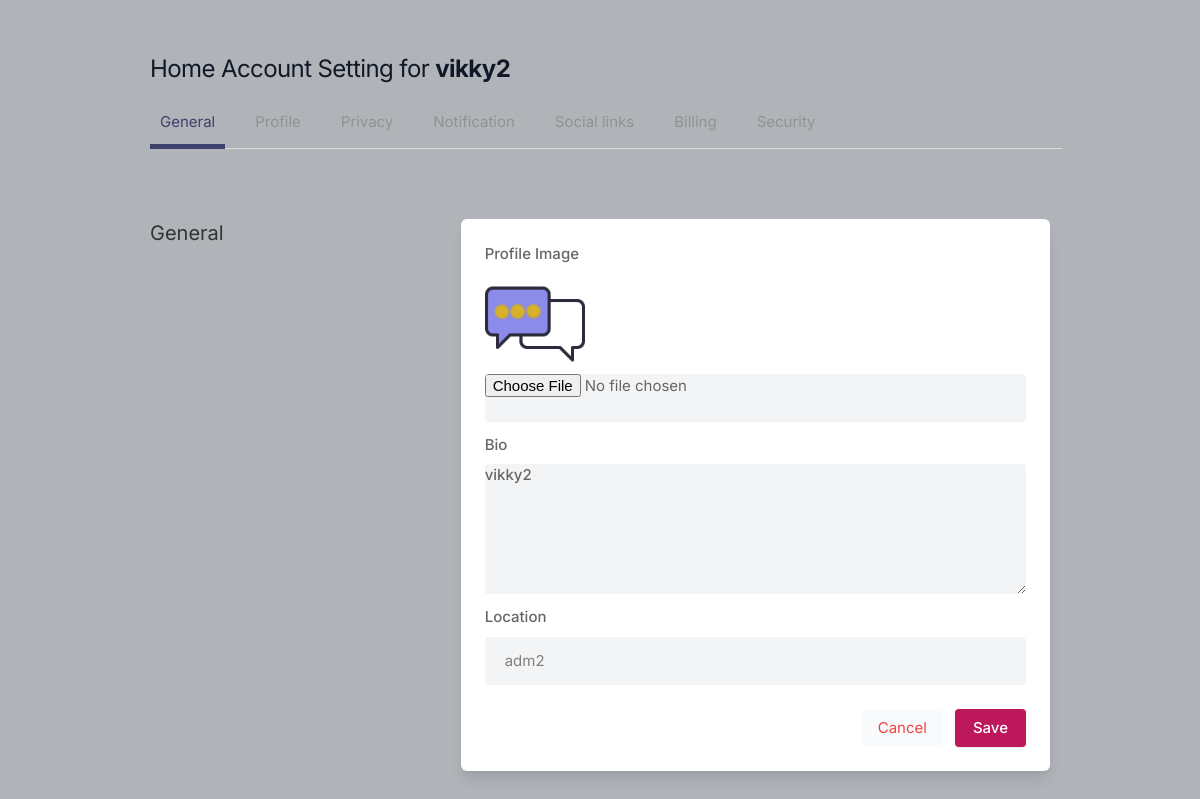
/settings (signed in), run on the app's committed database.
### social_app/models.py (models this page shows, shortened)
class Profile (models.Model):
    user = models.ForeignKey(User, on_delete=models.CASCADE)
    id_user = models.IntegerField()
    bio = models.TextField(blank=True)
    profileimg = models.ImageField(upload_to='profile_images', default='blank_profile.png')
    location = models.CharField(max_length=100, blank=True)

### social_app/views.py (the view, shortened to what this page needs)
# urls.py: path('settings',views.settings,name='settings'),
@login_required(login_url='signin')
def settings(request):
    user_profile = Profile.objects.get(user=request.user)
    return render(request,'setting.html',{'user_profile':user_profile})

### templates/setting.html (shortened to what this page needs)
{% load static %}
<!DOCTYPE html>
<html lang="en">
<head>
    <link rel="stylesheet" href="{% static 'assets/css/icons.css' %}">
    <link rel="stylesheet" href="{% static 'assets/css/uikit.css' %}">
    <link rel="stylesheet" href="{% static 'assets/css/style.css' %}">
    <link rel="stylesheet" href="{% static 'assets/css/tailwind.css' %}">
</head>
<body>
            <div class="container m-auto">
                <h1 class="text-2xl leading-none text-gray-900 tracking-tight mt-3"><a href="/">Home</a> Account Setting for <b>{{user}}</b></h1>
                <ul class="mt-5 -mr-3 flex-nowrap lg:overflow-hidden overflow-x-scroll uk-tab">
                    <li class="uk-active"><a href="#">General</a></li>
                    <li><a href="#">Profile</a></li>
                    <li><a href="#">Privacy</a></li>
                    <li><a href="#">Notification</a></li>
                    <li><a href="#">Social links</a></li>
                    <li><a href="#">Billing</a></li>
                    <li><a href="#">Security</a></li>
                </ul>
                <br>
                <div class="grid lg:grid-cols-3 mt-12 gap-8">
                    <div>
                        <h3 class="text-xl mb-2"> General</h3>
                    </div>
                   <div class="bg-white rounded-md lg:shadow-lg shadow col-span-2">
                     <form action="" method="POST" enctype="multipart/form-data">
                       <div class="grid grid-cols-2 gap-3 lg:p-6 p-4">
                            <div class="col-span-2">
                                <label for=""> Profile Image</label>
                                <img width="100" height="100" src="{{user_profile.profileimg.url}}">
                                <input type="file" name="image" value="" class="shadow-none bg-gray-100">
                            </div>
                            <div class="col-span-2">
                                <label for="about">Bio</label>
                                <textarea id="bio" name="bio" rows="3"  class="shadow-none bg-gray-100">{{user_profile.bio}}</textarea>
                            </div>
                            <div class="col-span-2">
                                <label for=""> Location</label>
                                <input type="text" name="location" value="{{user_profile.location}}" placeholder="" class="shadow-none bg-gray-100">
                            </div>
                       </div>
                       <div class="bg-gray-10 p-6 pt-0 flex justify-end space-x-3">
                           <button class="p-2 px-4 rounded bg-gray-50 text-red-500"><a href="/">Cancel</button></a> </button>
                           <button type="submit" class="button bg-blue-700"> Save </button>
                       </div>
                     </form>
                  </div>
            </div>
        </div>
</body>
</html>

### static/assets/css/style.css (style rules this page uses)
body { background-color: #B0B3B8!important; }
button { vertical-align: middle; }
span.button, button.button { background-color: #be185d; top: 0; color: #fff; position: relative; padding: 8px 18px; line-height: 22px; position: relative; font-weight: 500; font-size: 15px; display: inline-block; -webkit-transition: all 0.2s ease-in-out; transition: all 0.2s ease-in-out; cursor: pointer; overflow: hidden; border: none; border-radius: 4px; -webkit-box-shadow: 0 1px 3px rgba(0, 0, 0, 0.1); box-shadow: 0 1px 3px rgba(0, 0, 0, 0.1); }
input { height: 48px; line-height: 48px; padding: 0 20px; outline: none; font-size: 15px; color: #808080; max-width: 100%; width: 100%; -webkit-box-sizing: border-box; box-sizing: border-box; display: block; font-weight: 400; opacity: 1; border-radius: 4px; border: none; -webkit-box-shadow: 0 1px 4px 0px rgba(0, 0, 0, 0.12); box-shadow: 0 1px 4px 0px rgba(0, 0, 0, 0.12); }
input[type="text"], input[type="password"], input[type="email"], input[type="number"] { height: 48px; line-height: 48px; padding: 0 20px; outline: none; font-size: 15px; color: #808080; max-width: 100%; width: 100%; -webkit-box-sizing: border-box; box-sizing: border-box; display: block; font-weight: 400; opacity: 1; border-radius: 4px; border: none; -webkit-box-shadow: 0 1px 4px 0px rgba(0, 0, 0, 0.12); box-shadow: 0 1px 4px 0px rgba(0, 0, 0, 0.12); }
textarea { height: 48px; line-height: 48px; padding: 0 20px; outline: none; font-size: 15px; color: #808080; margin: 0 0 16px 0; max-width: 100%; width: 100%; -webkit-box-sizing: border-box; box-sizing: border-box; display: block; background-color: #fff; font-weight: 500; opacity: 1; border-radius: 4px; border: none; -webkit-box-shadow: 0 1px 4px 0px rgba(0, 0, 0, 0.12); box-shadow: 0 1px 4px 0px rgba(0, 0, 0, 0.12); }
input { -webkit-transition: all 0.1s ease-in-out; transition: all 0.1s ease-in-out; }
::placeholder { color: #808080; opacity: 1; }
textarea { height: auto; line-height: 27px; padding: 20px; min-height: 130px; -webkit-transition: none !important; transition: none !important; min-width: 100%; }
label, legend { display: block; font-weight: bold; font-size: 15px; font-weight: 500; margin-bottom: 8px; }
button { border: none; margin: 0; padding: 0; width: auto; overflow: visible; background: transparent; color: inherit; font: inherit; line-height: normal; cursor: pointer; }
a { color: #be185d; -webkit-transition: 0.3s; transition: 0.3s; outline: none !important; }
button { outline: none !important; }
img { max-width: 100%; }
body { color: #666; font-size: 15px; line-height: 27px; background-color: #f0f2f5; font-family: "Inter", sans-serif; text-transform: none; }
h1, h2, h3, h4, h5, h6 { font-family: "Inter", sans-serif; text-transform: none; }
input[type="text"], input[type="password"], input[type="email"] { font-family: "Inter", sans-serif; text-transform: none; }
textarea, select { font-family: "Inter", sans-serif; text-transform: none; }
button, body .pac-container { font-family: "Inter", sans-serif; text-transform: none; }
h1, h2, h3, h4, h5, h6 { color: #333; font-weight: 500; margin: 0; padding: 0; }
h1 { font-size: 32px; }
h3 { font-size: 22px; }
b, strong { font-weight: 700 !important; }
@media (min-width: 1024px) { .container { max-width: 900px !important; padding-top: 45px; } }
.shadow-none { -webkit-box-shadow: none !important; box-shadow: none !important; }

### data on the page
Profile: profileimg (picture), bio "vikky2", location "adm2"

### other printed values
{{ user }} "vikky2"
